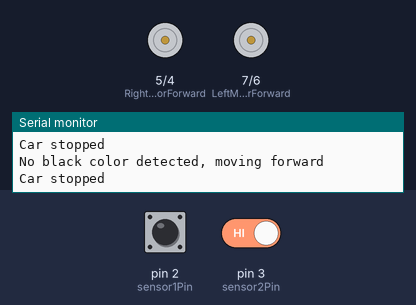
This sketch was run on a simulated Arduino Uno, built with avr-gcc and run on an emulated ATmega328P. On the bench: motor-driver pin pairs drawn as motors (green arrow = first pin HIGH = forward, orange = second pin HIGH = backward, longer = more drive), the last lines printed to the serial monitor. The test bench sets the inputs (shaded band); at power-on: pin 2 (sensor1Pin) HIGH, pin 3 (sensor2Pin) HIGH.

Above: at 1.2 s.
1.3 s: pin 2 (sensor1Pin) driven LOW and pin 3 (sensor2Pin) driven LOW
At 2.4 s:
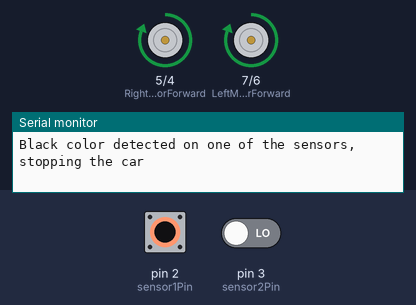
2.8 s: pin 2 (sensor1Pin) driven HIGH
At 3.8 s:
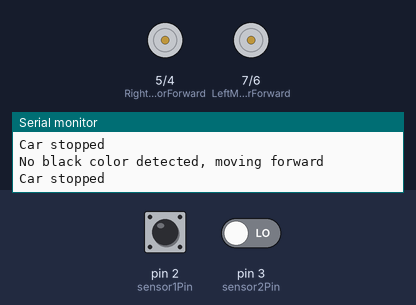
4.3 s: pin 2 (sensor1Pin) driven LOW
At 5.7 s:
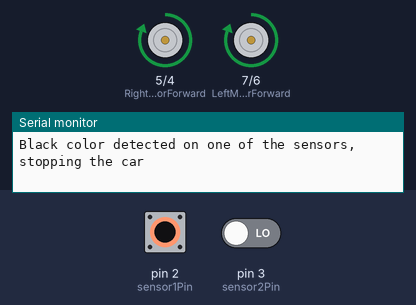
7.3 s: pin 3 (sensor2Pin) driven HIGH
At 8.5 s:
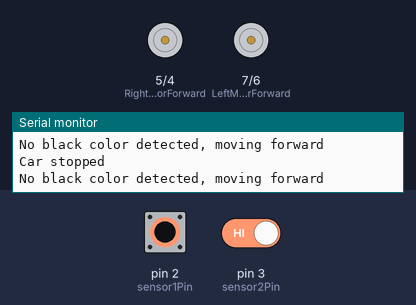
10.3 s: pin 3 (sensor2Pin) driven LOW
At 11.5 s:
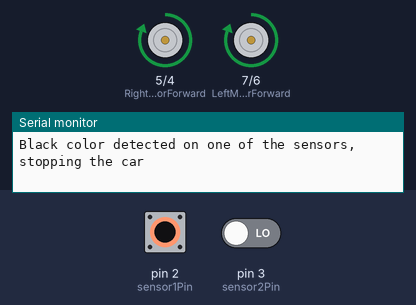
11.8 s: pin 2 (sensor1Pin) pulsed HIGH 2 times (0.12 s each, 0.3 s apart)
At 12.22 s:
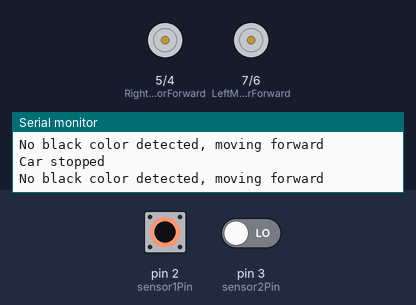
Timing chart, 0 to 14.8 s (numbered marks = the images above; inputs shaded):
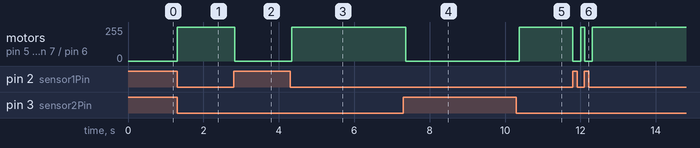

Measured:
- after the input at 1.3 s, motor on pin 5 (RightMotorForward) / pin 4 (RightMotorBackward), motor on pin 7 (LeftMotorForward) / pin 6 (LeftMotorBackward): stopped → forward 255/255 at once
- after the input at 2.8 s, motor on pin 5 (RightMotorForward) / pin 4 (RightMotorBackward), motor on pin 7 (LeftMotorForward) / pin 6 (LeftMotorBackward): forward 255/255 → stopped at once
- after the input at 4.3 s, motor on pin 5 (RightMotorForward) / pin 4 (RightMotorBackward), motor on pin 7 (LeftMotorForward) / pin 6 (LeftMotorBackward): stopped → forward 255/255 at once
- after the input at 7.3 s, motor on pin 5 (RightMotorForward) / pin 4 (RightMotorBackward), motor on pin 7 (LeftMotorForward) / pin 6 (LeftMotorBackward): forward 255/255 → stopped after 0.07 s
- after the input at 10.3 s, motor on pin 5 (RightMotorForward) / pin 4 (RightMotorBackward), motor on pin 7 (LeftMotorForward) / pin 6 (LeftMotorBackward): stopped → forward 255/255 after 0.08 s
- after the input at 11.8 s, motor on pin 5 (RightMotorForward) / pin 4 (RightMotorBackward), motor on pin 7 (LeftMotorForward) / pin 6 (LeftMotorBackward): alternates forward 255/255 for 0.11 s and stopped for 0.20 s, 4 changes in all, then stays forward 255/255, starting at once

The sketch:

sketch_oct7a.ino
```cpp
// Motor control pins
const int LeftMotorForward = 7;
const int LeftMotorBackward = 6;
const int RightMotorForward = 5;
const int RightMotorBackward = 4;

// TCRT5000 sensor pins
const int sensor1Pin = 2;  // First sensor
const int sensor2Pin = 3;  // Second sensor
const int sensor3Pin = 6;  // Third sensor
const int sensor4Pin = 7;  // Fourth sensor

boolean goesForward = false;

void setup() {
  // Initialize serial communication
  Serial.begin(9600);

  // Set sensor pins as input
  pinMode(sensor1Pin, INPUT);
  pinMode(sensor2Pin, INPUT);
  pinMode(sensor3Pin, INPUT);
  pinMode(sensor4Pin, INPUT);

  // Set motor pins as outputs
  pinMode(LeftMotorForward, OUTPUT);
  pinMode(LeftMotorBackward, OUTPUT);
  pinMode(RightMotorForward, OUTPUT);
  pinMode(RightMotorBackward, OUTPUT);

  // Initially move forward
  moveForward();
}

void loop() {
  // Read the sensor values
  int sensor1Value = digitalRead(sensor1Pin);
  int sensor2Value = digitalRead(sensor2Pin);
  int sensor3Value = digitalRead(sensor3Pin);
  int sensor4Value = digitalRead(sensor4Pin);

  // Check if any sensor detects a black color
  if (sensor1Value == LOW && sensor2Value == LOW) {
    Serial.println("Black color detected on one of the sensors, stopping the car");
     // Stop the car when any sensor detects black color

     moveForward();
  } else {
    Serial.println("No black color detected, moving forward");
    // Move forward otherwise
    moveStop();

  }

  delay(100); // Small delay for stability
}

// Functions to control the motor car
void moveForward() {
  if (!goesForward) {
    goesForward = true;

    digitalWrite(LeftMotorForward, HIGH);
    digitalWrite(RightMotorForward, HIGH);
    digitalWrite(LeftMotorBackward, LOW);
    digitalWrite(RightMotorBackward, LOW);

    Serial.println("Moving forward");
  }
}

void moveStop() {
  goesForward = false;

  digitalWrite(LeftMotorForward, LOW);
  digitalWrite(RightMotorForward, LOW);
  digitalWrite(LeftMotorBackward, LOW);
  digitalWrite(RightMotorBackward, LOW);

  Serial.println("Car stopped");
}
```
